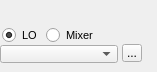
       <widget class="QFrame" name="frame_5">
        <property name="sizePolicy">
         <sizepolicy hsizetype="Fixed" vsizetype="Preferred">
          <horstretch>0</horstretch>
          <verstretch>0</verstretch>
         </sizepolicy>
        </property>
        <property name="minimumSize">
         <size>
          <width>150</width>
          <height>0</height>
         </size>
        </property>
        <property name="frameShape">
         <enum>QFrame::NoFrame</enum>
        </property>
        <property name="frameShadow">
         <enum>QFrame::Plain</enum>
        </property>
        <widget class="QRadioButton" name="loButton">
         <property name="geometry">
          <rect>
           <x>2</x>
           <y>26</y>
           <width>35</width>
           <height>18</height>
          </rect>
         </property>
         <property name="sizePolicy">
          <sizepolicy hsizetype="Preferred" vsizetype="Preferred">
           <horstretch>0</horstretch>
           <verstretch>0</verstretch>
          </sizepolicy>
         </property>
         <property name="minimumSize">
          <size>
           <width>0</width>
           <height>15</height>
          </size>
         </property>
         <property name="font">
          <font>
           <pointsize>8</pointsize>
          </font>
         </property>
         <property name="text">
          <string>LO</string>
         </property>
         <property name="checked">
          <bool>true</bool>
         </property>
        </widget>
        <widget class="QRadioButton" name="mixButton">
         <property name="geometry">
          <rect>
           <x>46</x>
           <y>26</y>
           <width>53</width>
           <height>18</height>
          </rect>
         </property>
         <property name="sizePolicy">
          <sizepolicy hsizetype="Preferred" vsizetype="Preferred">
           <horstretch>0</horstretch>
           <verstretch>0</verstretch>
          </sizepolicy>
         </property>
         <property name="minimumSize">
          <size>
           <width>0</width>
           <height>15</height>
          </size>
         </property>
         <property name="font">
          <font>
           <pointsize>8</pointsize>
          </font>
         </property>
         <property name="text">
          <string>Mixer</string>
         </property>
        </widget>
        <widget class="SMeterWidget" name="sMeterWidget" native="true">
         <property name="geometry">
          <rect>
           <x>0</x>
           <y>0</y>
           <width>148</width>
           <height>32</height>
          </rect>
         </property>
         <property name="sizePolicy">
          <sizepolicy hsizetype="Preferred" vsizetype="Preferred">
           <horstretch>0</horstretch>
           <verstretch>0</verstretch>
          </sizepolicy>
         </property>
         <property name="minimumSize">
          <size>
           <width>148</width>
           <height>32</height>
          </size>
         </property>
         <property name="maximumSize">
          <size>
           <width>16777215</width>
           <height>16777215</height>
          </size>
         </property>
        </widget>
        <widget class="QComboBox" name="sdrSelector">
         <property name="geometry">
          <rect>
           <x>0</x>
           <y>45</y>
           <width>118</width>
           <height>18</height>
          </rect>
         </property>
         <property name="minimumSize">
          <size>
           <width>100</width>
           <height>0</height>
          </size>
         </property>
         <property name="maximumSize">
          <size>
           <width>16777215</width>
           <height>18</height>
          </size>
         </property>
        </widget>
        <widget class="QToolButton" name="sdrOptions">
         <property name="geometry">
          <rect>
           <x>122</x>
           <y>44</y>
           <width>20</width>
           <height>18</height>
          </rect>
         </property>
         <property name="maximumSize">
          <size>
           <width>20</width>
           <height>18</height>
          </size>
         </property>
         <property name="text">
          <string>...</string>
         </property>
        </widget>
       </widget>
